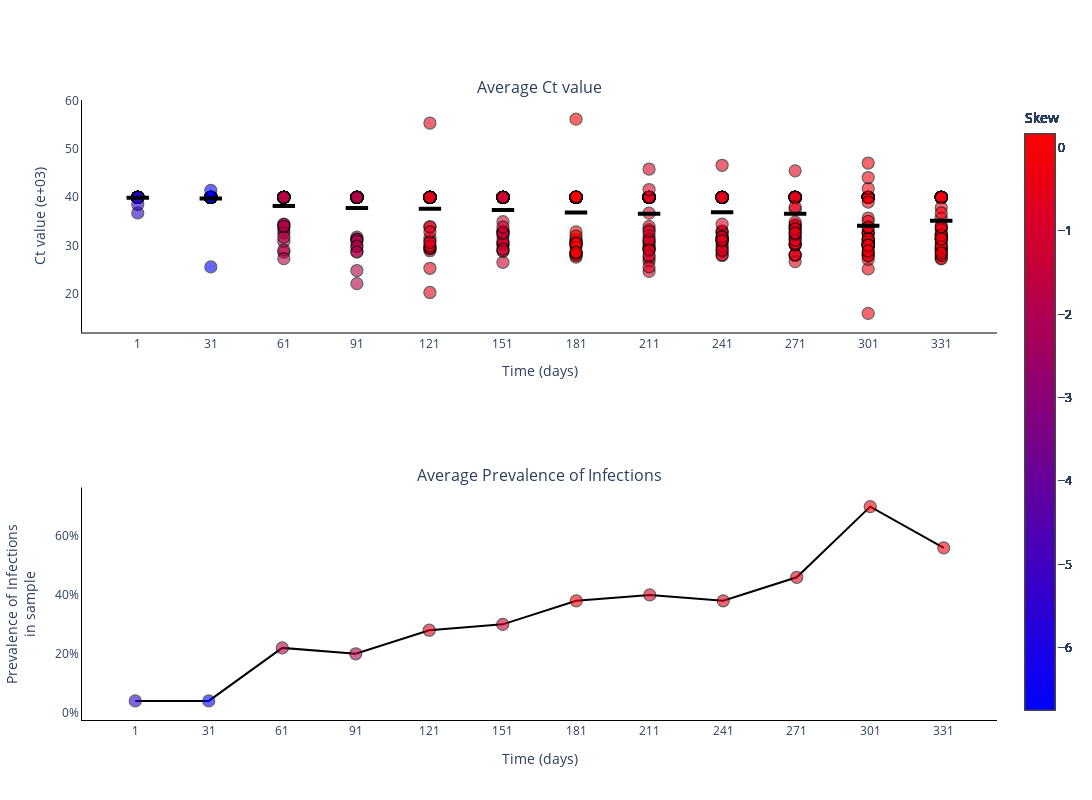

This figure's notebook cell:
### Markdown cell above
### Plot Ct values for different experiments

### Code cell
fig = go.Figure()
fig = make_subplots(rows=2, cols=1, subplot_titles=('Average Ct value', 'Average Prevalence of Infections'))

skews = skew(ct_values[0, :, :], axis=1)
print(skews)

for _ in range(sample_size):
    fig.add_trace(
        go.Scatter(
            y=ct_values[0, :, _].tolist(),
            x=sample_points,
            mode='markers',
            name='Average Ct value',
            marker_line=dict(width=1.25, color='black'),
            marker_color=skews,
            marker_colorscale='BlueRed',
            marker_colorbar_title=dict(
                text='Skew',
                side='top'),
            marker_size=12,
            marker_opacity=0.6,
            marker_showscale=True,
            showlegend=False,
        ),
        row=1,
        col=1
    )

fig.add_trace(
    go.Scatter(
        y=np.mean(ct_values[0, :, :], axis=1).tolist(),
        x=sample_points,
        mode='markers',
        name='Median Ct value',
        marker_color='black',
        marker_line=dict(width=4, color='black'),
        marker_symbol='line-ew',
        marker_size=16,
        showlegend=False,
    ),
    row=1,
    col=1
)

fig.add_trace(
    go.Scatter(
        y=(infec[0, :]/sample_size).tolist(),
        x=sample_points,
        mode='lines+markers',
        connectgaps=True,
        name='Average Prevalence of Infections',
        marker_line=dict(width=1.25, color='black'),
        marker_color=skews,
        marker_colorscale='BlueRed',
        marker_colorbar_title=dict(
            text='Skew',
            side='top'),
        marker_opacity=0.6,
        marker_size=12,
        marker_showscale=True,
        line_color='black',
        showlegend=False,
    ),
    row=2,
    col=1
)

# Add axis labels
fig.update_layout(
    width=1100, 
    height=800,
    plot_bgcolor='white',
    xaxis=dict(
        linecolor='black',
        tickvals=sample_points.tolist(),
        title = 'Time (days)'
        ),
    yaxis=dict(
        linecolor='black',
        title = 'Ct value (e+03)'),
    xaxis2=dict(
        linecolor='black',
        tickvals=sample_points.tolist(),
        title = 'Time (days)'
        ),
    yaxis2=dict(
        linecolor='black',
        tickformat = '.0%',
        title = 'Prevalence of Infections<br>in sample')
    #legend=dict(
    #    orientation="h",
    #    yanchor="bottom",
    #    y=1.02,
    #    xanchor="right",
    #    x=1
    #)
    )

fig.write_image('images/Ct_values.pdf')
fig.show()

### Figure 1 — Plotly figure (JSON) as saved in the notebook; plotly's stock layout.template omitted (floating-point values rounded to 4 significant figures)
{"data": [{"marker": {"color": [-5.571, -6.748, -1.73, -1.858, -0.6042, -1.128, 0.1651, -0.8018, -0.5599, -0.5878, -0.2, -0.1915], "colorbar": {"title": {"side": "top", "text": "Skew"}}, "colorscale": [[0, "rgb(0,0,255)"], [1, "rgb(255,0,0)"]], "line": {"color": "black", "width": 1.25}, "opacity": 0.6, "showscale": true, "size": 12}, "mode": "markers", "name": "Average Ct value", "showlegend": false, "type": "scatter", "x": [1, 31, 61, 91, 121, 151, 181, 211, 241, 271, 301, 331], "xaxis": "x", "y": [40, 40, 40, 40, 40, 40, 40, 40, 40, 40, 40, 40], "yaxis": "y"}, {"marker": {"color": [-5.571, -6.748, -1.73, -1.858, -0.6042, -1.128, 0.1651, -0.8018, -0.5599, -0.5878, -0.2, -0.1915], "colorbar": {"title": {"side": "top", "text": "Skew"}}, "colorscale": [[0, "rgb(0,0,255)"], [1, "rgb(255,0,0)"]], "line": {"color": "black", "width": 1.25}, "opacity": 0.6, "showscale": true, "size": 12}, "mode": "markers", "name": "Average Ct value", "showlegend": false, "type": "scatter", "x": [1, 31, 61, 91, 121, 151, 181, 211, 241, 271, 301, 331], "xaxis": "x", "y": [40, 40, 40, 40, 40, 40, 40, 40, 40, 40, 40, 40], "yaxis": "y"}, {"marker": {"color": [-5.571, -6.748, -1.73, -1.858, -0.6042, -1.128, 0.1651, -0.8018, -0.5599, -0.5878, -0.2, -0.1915], "colorbar": {"title": {"side": "top", "text": "Skew"}}, "colorscale": [[0, "rgb(0,0,255)"], [1, "rgb(255,0,0)"]], "line": {"color": "black", "width": 1.25}, "opacity": 0.6, "showscale": true, "size": 12}, "mode": "markers", "name": "Average Ct value", "showlegend": false, "type": "scatter", "x": [1, 31, 61, 91, 121, 151, 181, 211, 241, 271, 301, 331], "xaxis": "x", "y": [40, 40, 40, 40, 40, 40, 40, 40, 40, 40, 40, 40], "yaxis": "y"}, {"marker": {"color": [-5.571, -6.748, -1.73, -1.858, -0.6042, -1.128, 0.1651, -0.8018, -0.5599, -0.5878, -0.2, -0.1915], "colorbar": {"title": {"side": "top", "text": "Skew"}}, "colorscale": [[0, "rgb(0,0,255)"], [1, "rgb(255,0,0)"]], "line": {"color": "black", "width": 1.25}, "opacity": 0.6, "showscale": true, "size": 12}, "mode": "markers", "name": "Average Ct value", "showlegend": false, "type": "scatter", "x": [1, 31, 61, 91, 121, 151, 181, 211, 241, 271, 301, 331], "xaxis": "x", "y": [40, 40, 40, 40, 40, 40, 40, 40, 40, 40, 40, 40], "yaxis": "y"}, {"marker": {"color": [-5.571, -6.748, -1.73, -1.858, -0.6042, -1.128, 0.1651, -0.8018, -0.5599, -0.5878, -0.2, -0.1915], "colorbar": {"title": {"side": "top", "text": "Skew"}}, "colorscale": [[0, "rgb(0,0,255)"], [1, "rgb(255,0,0)"]], "line": {"color": "black", "width": 1.25}, "opacity": 0.6, "showscale": true, "size": 12}, "mode": "markers", "name": "Average Ct value", "showlegend": false, "type": "scatter", "x": [1, 31, 61, 91, 121, 151, 181, 211, 241, 271, 301, 331], "xaxis": "x", "y": [40, 40, 40, 40, 40, 40, 40, 40, 40, 40, 40, 40], "yaxis": "y"}, {"marker": {"color": [-5.571, -6.748, -1.73, -1.858, -0.6042, -1.128, 0.1651, -0.8018, -0.5599, -0.5878, -0.2, -0.1915], "colorbar": {"title": {"side": "top", "text": "Skew"}}, "colorscale": [[0, "rgb(0,0,255)"], [1, "rgb(255,0,0)"]], "line": {"color": "black", "width": 1.25}, "opacity": 0.6, "showscale": true, "size": 12}, "mode": "markers", "name": "Average Ct value", "showlegend": false, "type": "scatter", "x": [1, 31, 61, 91, 121, 151, 181, 211, 241, 271, 301, 331], "xaxis": "x", "y": [40, 40, 40, 40, 40, 40, 40, 40, 40, 40, 40, 40], "yaxis": "y"}, {"marker": {"color": [-5.571, -6.748, -1.73, -1.858, -0.6042, -1.128, 0.1651, -0.8018, -0.5599, -0.5878, -0.2, -0.1915], "colorbar": {"title": {"side": "top", "text": "Skew"}}, "colorscale": [[0, "rgb(0,0,255)"], [1, "rgb(255,0,0)"]], "line": {"color": "black", "width": 1.25}, "opacity": 0.6, "showscale": true, "size": 12}, "mode": "markers", "name": "Average Ct value", "showlegend": false, "type": "scatter", "x": [1, 31, 61, 91, 121, 151, 181, 211, 241, 271, 301, 331], "xaxis": "x", "y": [40, 40, 40, 40, 40, 40, 40, 40, 40, 40, 40, 40], "yaxis": "y"}, {"marker": {"color": [-5.571, -6.748, -1.73, -1.858, -0.6042, -1.128, 0.1651, -0.8018, -0.5599, -0.5878, -0.2, -0.1915], "colorbar": {"title": {"side": "top", "text": "Skew"}}, "colorscale": [[0, "rgb(0,0,255)"], [1, "rgb(255,0,0)"]], "line": {"color": "black", "width": 1.25}, "opacity": 0.6, "showscale": true, "size": 12}, "mode": "markers", "name": "Average Ct value", "showlegend": false, "type": "scatter", "x": [1, 31, 61, 91, 121, 151, 181, 211, 241, 271, 301, 331], "xaxis": "x", "y": [40, 40, 40, 40, 40, 40, 40, 40, 40, 40, 40, 40], "yaxis": "y"}, {"marker": {"color": [-5.571, -6.748, -1.73, -1.858, -0.6042, -1.128, 0.1651, -0.8018, -0.5599, -0.5878, -0.2, -0.1915], "colorbar": {"title": {"side": "top", "text": "Skew"}}, "colorscale": [[0, "rgb(0,0,255)"], [1, "rgb(255,0,0)"]], "line": {"color": "black", "width": 1.25}, "opacity": 0.6, "showscale": true, "size": 12}, "mode": "markers", "name": "Average Ct value", "showlegend": false, "type": "scatter", "x": [1, 31, 61, 91, 121, 151, 181, 211, 241, 271, 301, 331], "xaxis": "x", "y": [40, 40, 40, 40, 40, 40, 40, 40, 40, 40, 40, 40], "yaxis": "y"}, {"marker": {"color": [-5.571, -6.748, -1.73, -1.858, -0.6042, -1.128, 0.1651, -0.8018, -0.5599, -0.5878, -0.2, -0.1915], "colorbar": {"title": {"side": "top", "text": "Skew"}}, "colorscale": [[0, "rgb(0,0,255)"], [1, "rgb(255,0,0)"]], "line": {"color": "black", "width": 1.25}, "opacity": 0.6, "showscale": true, "size": 12}, "mode": "markers", "name": "Average Ct value", "showlegend": false, "type": "scatter", "x": [1, 31, 61, 91, 121, 151, 181, 211, 241, 271, 301, 331], "xaxis": "x", "y": [40, 40, 40, 40, 40, 40, 40, 40, 40, 40, 40, 40], "yaxis": "y"}, {"marker": {"color": [-5.571, -6.748, -1.73, -1.858, -0.6042, -1.128, 0.1651, -0.8018, -0.5599, -0.5878, -0.2, -0.1915], "colorbar": {"title": {"side": "top", "text": "Skew"}}, "colorscale": [[0, "rgb(0,0,255)"], [1, "rgb(255,0,0)"]], "line": {"color": "black", "width": 1.25}, "opacity": 0.6, "showscale": true, "size": 12}, "mode": "markers", "name": "Average Ct value", "showlegend": false, "type": "scatter", "x": [1, 31, 61, 91, 121, 151, 181, 211, 241, 271, 301, 331], "xaxis": "x", "y": [40, 40, 40, 40, 40, 40, 40, 40, 40, 40, 40, 40], "yaxis": "y"}, {"marker": {"color": [-5.571, -6.748, -1.73, -1.858, -0.6042, -1.128, 0.1651, -0.8018, -0.5599, -0.5878, -0.2, -0.1915], "colorbar": {"title": {"side": "top", "text": "Skew"}}, "colorscale": [[0, "rgb(0,0,255)"], [1, "rgb(255,0,0)"]], "line": {"color": "black", "width": 1.25}, "opacity": 0.6, "showscale": true, "size": 12}, "mode": "markers", "name": "Average Ct value", "showlegend": false, "type": "scatter", "x": [1, 31, 61, 91, 121, 151, 181, 211, 241, 271, 301, 331], "xaxis": "x", "y": [40, 40, 40, 40, 40, 40, 40, 40, 40, 40, 40, 40], "yaxis": "y"}, {"marker": {"color": [-5.571, -6.748, -1.73, -1.858, -0.6042, -1.128, 0.1651, -0.8018, -0.5599, -0.5878, -0.2, -0.1915], "colorbar": {"title": {"side": "top", "text": "Skew"}}, "colorscale": [[0, "rgb(0,0,255)"], [1, "rgb(255,0,0)"]], "line": {"color": "black", "width": 1.25}, "opacity": 0.6, "showscale": true, "size": 12}, "mode": "markers", "name": "Average Ct value", "showlegend": false, "type": "scatter", "x": [1, 31, 61, 91, 121, 151, 181, 211, 241, 271, 301, 331], "xaxis": "x", "y": [40, 40, 40, 40, 40, 40, 40, 40, 40, 40, 40, 40], "yaxis": "y"}, {"marker": {"color": [-5.571, -6.748, -1.73, -1.858, -0.6042, -1.128, 0.1651, -0.8018, -0.5599, -0.5878, -0.2, -0.1915], "colorbar": {"title": {"side": "top", "text": "Skew"}}, "colorscale": [[0, "rgb(0,0,255)"], [1, "rgb(255,0,0)"]], "line": {"color": "black", "width": 1.25}, "opacity": 0.6, "showscale": true, "size": 12}, "mode": "markers", "name": "Average Ct value", "showlegend": false, "type": "scatter", "x": [1, 31, 61, 91, 121, 151, 181, 211, 241, 271, 301, 331], "xaxis": "x", "y": [40, 40, 40, 40, 40, 40, 40, 40, 40, 40, 40, 40], "yaxis": "y"}, {"marker": {"color": [-5.571, -6.748, -1.73, -1.858, -0.6042, -1.128, 0.1651, -0.8018, -0.5599, -0.5878, -0.2, -0.1915], "colorbar": {"title": {"side": "top", "text": "Skew"}}, "colorscale": [[0, "rgb(0,0,255)"], [1, "rgb(255,0,0)"]], "line": {"color": "black", "width": 1.25}, "opacity": 0.6, "showscale": true, "size": 12}, "mode": "markers", "name": "Average Ct value", "showlegend": false, "type": "scatter", "x": [1, 31, 61, 91, 121, 151, 181, 211, 241, 271, 301, 331], "xaxis": "x", "y": [40, 40, 40, 40, 40, 40, 40, 40, 40, 40, 40, 40], "yaxis": "y"}, {"marker": {"color": [-5.571, -6.748, -1.73, -1.858, -0.6042, -1.128, 0.1651, -0.8018, -0.5599, -0.5878, -0.2, -0.1915], "colorbar": {"title": {"side": "top", "text": "Skew"}}, "colorscale": [[0, "rgb(0,0,255)"], [1, "rgb(255,0,0)"]], "line": {"color": "black", "width": 1.25}, "opacity": 0.6, "showscale": true, "size": 12}, "mode": "markers", "name": "Average Ct value", "showlegend": false, "type": "scatter", "x": [1, 31, 61, 91, 121, 151, 181, 211, 241, 271, 301, 331], "xaxis": "x", "y": [40, 40, 40, 40, 40, 40, 40, 40, 40, 40, 30.05, 40], "yaxis": "y"}, {"marker": {"color": [-5.571, -6.748, -1.73, -1.858, -0.6042, -1.128, 0.1651, -0.8018, -0.5599, -0.5878, -0.2, -0.1915], "colorbar": {"title": {"side": "top", "text": "Skew"}}, "colorscale": [[0, "rgb(0,0,255)"], [1, "rgb(255,0,0)"]], "line": {"color": "black", "width": 1.25}, "opacity": 0.6, "showscale": true, "size": 12}, "mode": "markers", "name": "Average Ct value", "showlegend": false, "type": "scatter", "x": [1, 31, 61, 91, 121, 151, 181, 211, 241, 271, 301, 331], "xaxis": "x", "y": [40, 40, 40, 40, 40, 40, 40, 40, 40, 40, 30.14, 40], "yaxis": "y"}, {"marker": {"color": [-5.571, -6.748, -1.73, -1.858, -0.6042, -1.128, 0.1651, -0.8018, -0.5599, -0.5878, -0.2, -0.1915], "colorbar": {"title": {"side": "top", "text": "Skew"}}, "colorscale": [[0, "rgb(0,0,255)"], [1, "rgb(255,0,0)"]], "line": {"color": "black", "width": 1.25}, "opacity": 0.6, "showscale": true, "size": 12}, "mode": "markers", "name": "Average Ct value", "showlegend": false, "type": "scatter", "x": [1, 31, 61, 91, 121, 151, 181, 211, 241, 271, 301, 331], "xaxis": "x", "y": [40, 40, 40, 40, 40, 40, 40, 40, 40, 40, 28.38, 40], "yaxis": "y"}, {"marker": {"color": [-5.571, -6.748, -1.73, -1.858, -0.6042, -1.128, 0.1651, -0.8018, -0.5599, -0.5878, -0.2, -0.1915], "colorbar": {"title": {"side": "top", "text": "Skew"}}, "colorscale": [[0, "rgb(0,0,255)"], [1, "rgb(255,0,0)"]], "line": {"color": "black", "width": 1.25}, "opacity": 0.6, "showscale": true, "size": 12}, "mode": "markers", "name": "Average Ct value", "showlegend": false, "type": "scatter", "x": [1, 31, 61, 91, 121, 151, 181, 211, 241, 271, 301, 331], "xaxis": "x", "y": [40, 40, 40, 40, 40, 40, 40, 40, 40, 40, 29.68, 40], "yaxis": "y"}, {"marker": {"color": [-5.571, -6.748, -1.73, -1.858, -0.6042, -1.128, 0.1651, -0.8018, -0.5599, -0.5878, -0.2, -0.1915], "colorbar": {"title": {"side": "top", "text": "Skew"}}, "colorscale": [[0, "rgb(0,0,255)"], [1, "rgb(255,0,0)"]], "line": {"color": "black", "width": 1.25}, "opacity": 0.6, "showscale": true, "size": 12}, "mode": "markers", "name": "Average Ct value", "showlegend": false, "type": "scatter", "x": [1, 31, 61, 91, 121, 151, 181, 211, 241, 271, 301, 331], "xaxis": "x", "y": [40, 40, 40, 40, 40, 40, 40, 40, 40, 40, 32.8, 40], "yaxis": "y"}, {"marker": {"color": [-5.571, -6.748, -1.73, -1.858, -0.6042, -1.128, 0.1651, -0.8018, -0.5599, -0.5878, -0.2, -0.1915], "colorbar": {"title": {"side": "top", "text": "Skew"}}, "colorscale": [[0, "rgb(0,0,255)"], [1, "rgb(255,0,0)"]], "line": {"color": "black", "width": 1.25}, "opacity": 0.6, "showscale": true, "size": 12}, "mode": "markers", "name": "Average Ct value", "showlegend": false, "type": "scatter", "x": [1, 31, 61, 91, 121, 151, 181, 211, 241, 271, 301, 331], "xaxis": "x", "y": [40, 40, 40, 40, 40, 40, 40, 40, 40, 40, 31.02, 40], "yaxis": "y"}, {"marker": {"color": [-5.571, -6.748, -1.73, -1.858, -0.6042, -1.128, 0.1651, -0.8018, -0.5599, -0.5878, -0.2, -0.1915], "colorbar": {"title": {"side": "top", "text": "Skew"}}, "colorscale": [[0, "rgb(0,0,255)"], [1, "rgb(255,0,0)"]], "line": {"color": "black", "width": 1.25}, "opacity": 0.6, "showscale": true, "size": 12}, "mode": "markers", "name": "Average Ct value", "showlegend": false, "type": "scatter", "x": [1, 31, 61, 91, 121, 151, 181, 211, 241, 271, 301, 331], "xaxis": "x", "y": [40, 40, 40, 40, 40, 40, 40, 40, 40, 40, 30.42, 40], "yaxis": "y"}, {"marker": {"color": [-5.571, -6.748, -1.73, -1.858, -0.6042, -1.128, 0.1651, -0.8018, -0.5599, -0.5878, -0.2, -0.1915], "colorbar": {"title": {"side": "top", "text": "Skew"}}, "colorscale": [[0, "rgb(0,0,255)"], [1, "rgb(255,0,0)"]], "line": {"color": "black", "width": 1.25}, "opacity": 0.6, "showscale": true, "size": 12}, "mode": "markers", "name": "Average Ct value", "showlegend": false, "type": "scatter", "x": [1, 31, 61, 91, 121, 151, 181, 211, 241, 271, 301, 331], "xaxis": "x", "y": [40, 40, 40, 40, 40, 40, 40, 40, 40, 40, 25.21, 32.44], "yaxis": "y"}, {"marker": {"color": [-5.571, -6.748, -1.73, -1.858, -0.6042, -1.128, 0.1651, -0.8018, -0.5599, -0.5878, -0.2, -0.1915], "colorbar": {"title": {"side": "top", "text": "Skew"}}, "colorscale": [[0, "rgb(0,0,255)"], [1, "rgb(255,0,0)"]], "line": {"color": "black", "width": 1.25}, "opacity": 0.6, "showscale": true, "size": 12}, "mode": "markers", "name": "Average Ct value", "showlegend": false, "type": "scatter", "x": [1, 31, 61, 91, 121, 151, 181, 211, 241, 271, 301, 331], "xaxis": "x", "y": [40, 40, 40, 40, 40, 40, 40, 40, 40, 40, 27.98, 27.42], "yaxis": "y"}, {"marker": {"color": [-5.571, -6.748, -1.73, -1.858, -0.6042, -1.128, 0.1651, -0.8018, -0.5599, -0.5878, -0.2, -0.1915], "colorbar": {"title": {"side": "top", "text": "Skew"}}, "colorscale": [[0, "rgb(0,0,255)"], [1, "rgb(255,0,0)"]], "line": {"color": "black", "width": 1.25}, "opacity": 0.6, "showscale": true, "size": 12}, "mode": "markers", "name": "Average Ct value", "showlegend": false, "type": "scatter", "x": [1, 31, 61, 91, 121, 151, 181, 211, 241, 271, 301, 331], "xaxis": "x", "y": [40, 40, 40, 40, 40, 40, 40, 40, 40, 40, 32.4, 27.3], "yaxis": "y"}, {"marker": {"color": [-5.571, -6.748, -1.73, -1.858, -0.6042, -1.128, 0.1651, -0.8018, -0.5599, -0.5878, -0.2, -0.1915], "colorbar": {"title": {"side": "top", "text": "Skew"}}, "colorscale": [[0, "rgb(0,0,255)"], [1, "rgb(255,0,0)"]], "line": {"color": "black", "width": 1.25}, "opacity": 0.6, "showscale": true, "size": 12}, "mode": "markers", "name": "Average Ct value", "showlegend": false, "type": "scatter", "x": [1, 31, 61, 91, 121, 151, 181, 211, 241, 271, 301, 331], "xaxis": "x", "y": [40, 40, 40, 40, 40, 40, 40, 40, 40, 40, 28.59, 28.3], "yaxis": "y"}, {"marker": {"color": [-5.571, -6.748, -1.73, -1.858, -0.6042, -1.128, 0.1651, -0.8018, -0.5599, -0.5878, -0.2, -0.1915], "colorbar": {"title": {"side": "top", "text": "Skew"}}, "colorscale": [[0, "rgb(0,0,255)"], [1, "rgb(255,0,0)"]], "line": {"color": "black", "width": 1.25}, "opacity": 0.6, "showscale": true, "size": 12}, "mode": "markers", "name": "Average Ct value", "showlegend": false, "type": "scatter", "x": [1, 31, 61, 91, 121, 151, 181, 211, 241, 271, 301, 331], "xaxis": "x", "y": [40, 40, 40, 40, 40, 40, 40, 40, 40, 40, 27.18, 34.14], "yaxis": "y"}, {"marker": {"color": [-5.571, -6.748, -1.73, -1.858, -0.6042, -1.128, 0.1651, -0.8018, -0.5599, -0.5878, -0.2, -0.1915], "colorbar": {"title": {"side": "top", "text": "Skew"}}, "colorscale": [[0, "rgb(0,0,255)"], [1, "rgb(255,0,0)"]], "line": {"color": "black", "width": 1.25}, "opacity": 0.6, "showscale": true, "size": 12}, "mode": "markers", "name": "Average Ct value", "showlegend": false, "type": "scatter", "x": [1, 31, 61, 91, 121, 151, 181, 211, 241, 271, 301, 331], "xaxis": "x", "y": [40, 40, 40, 40, 40, 40, 40, 40, 40, 31.89, 30.2, 29.48], "yaxis": "y"}, {"marker": {"color": [-5.571, -6.748, -1.73, -1.858, -0.6042, -1.128, 0.1651, -0.8018, -0.5599, -0.5878, -0.2, -0.1915], "colorbar": {"title": {"side": "top", "text": "Skew"}}, "colorscale": [[0, "rgb(0,0,255)"], [1, "rgb(255,0,0)"]], "line": {"color": "black", "width": 1.25}, "opacity": 0.6, "showscale": true, "size": 12}, "mode": "markers", "name": "Average Ct value", "showlegend": false, "type": "scatter", "x": [1, 31, 61, 91, 121, 151, 181, 211, 241, 271, 301, 331], "xaxis": "x", "y": [40, 40, 40, 40, 40, 40, 40, 40, 40, 30.36, 35.72, 37.84], "yaxis": "y"}, {"marker": {"color": [-5.571, -6.748, -1.73, -1.858, -0.6042, -1.128, 0.1651, -0.8018, -0.5599, -0.5878, -0.2, -0.1915], "colorbar": {"title": {"side": "top", "text": "Skew"}}, "colorscale": [[0, "rgb(0,0,255)"], [1, "rgb(255,0,0)"]], "line": {"color": "black", "width": 1.25}, "opacity": 0.6, "showscale": true, "size": 12}, "mode": "markers", "name": "Average Ct value", "showlegend": false, "type": "scatter", "x": [1, 31, 61, 91, 121, 151, 181, 211, 241, 271, 301, 331], "xaxis": "x", "y": [40, 40, 40, 40, 40, 40, 40, 40, 40, 45.45, 30.55, 33.59], "yaxis": "y"}, {"marker": {"color": [-5.571, -6.748, -1.73, -1.858, -0.6042, -1.128, 0.1651, -0.8018, -0.5599, -0.5878, -0.2, -0.1915], "colorbar": {"title": {"side": "top", "text": "Skew"}}, "colorscale": [[0, "rgb(0,0,255)"], [1, "rgb(255,0,0)"]], "line": {"color": "black", "width": 1.25}, "opacity": 0.6, "showscale": true, "size": 12}, "mode": "markers", "name": "Average Ct value", "showlegend": false, "type": "scatter", "x": [1, 31, 61, 91, 121, 151, 181, 211, 241, 271, 301, 331], "xaxis": "x", "y": [40, 40, 40, 40, 40, 40, 40, 26.81, 40, 31.51, 30.61, 31.32], "yaxis": "y"}, {"marker": {"color": [-5.571, -6.748, -1.73, -1.858, -0.6042, -1.128, 0.1651, -0.8018, -0.5599, -0.5878, -0.2, -0.1915], "colorbar": {"title": {"side": "top", "text": "Skew"}}, "colorscale": [[0, "rgb(0,0,255)"], [1, "rgb(255,0,0)"]], "line": {"color": "black", "width": 1.25}, "opacity": 0.6, "showscale": true, "size": 12}, "mode": "markers", "name": "Average Ct value", "showlegend": false, "type": "scatter", "x": [1, 31, 61, 91, 121, 151, 181, 211, 241, 271, 301, 331], "xaxis": "x", "y": [40, 40, 40, 40, 40, 40, 30.9, 29.29, 27.98, 32.92, 32.56, 27.96], "yaxis": "y"}, {"marker": {"color": [-5.571, -6.748, -1.73, -1.858, -0.6042, -1.128, 0.1651, -0.8018, -0.5599, -0.5878, -0.2, -0.1915], "colorbar": {"title": {"side": "top", "text": "Skew"}}, "colorscale": [[0, "rgb(0,0,255)"], [1, "rgb(255,0,0)"]], "line": {"color": "black", "width": 1.25}, "opacity": 0.6, "showscale": true, "size": 12}, "mode": "markers", "name": "Average Ct value", "showlegend": false, "type": "scatter", "x": [1, 31, 61, 91, 121, 151, 181, 211, 241, 271, 301, 331], "xaxis": "x", "y": [40, 40, 40, 40, 40, 40, 28.5, 30.7, 28.85, 28.0, 33.88, 32.04], "yaxis": "y"}, {"marker": {"color": [-5.571, -6.748, -1.73, -1.858, -0.6042, -1.128, 0.1651, -0.8018, -0.5599, -0.5878, -0.2, -0.1915], "colorbar": {"title": {"side": "top", "text": "Skew"}}, "colorscale": [[0, "rgb(0,0,255)"], [1, "rgb(255,0,0)"]], "line": {"color": "black", "width": 1.25}, "opacity": 0.6, "showscale": true, "size": 12}, "mode": "markers", "name": "Average Ct value", "showlegend": false, "type": "scatter", "x": [1, 31, 61, 91, 121, 151, 181, 211, 241, 271, 301, 331], "xaxis": "x", "y": [40, 40, 40, 40, 40, 40, 30.25, 30.19, 46.6, 33.89, 47.07, 31.52], "yaxis": "y"}, {"marker": {"color": [-5.571, -6.748, -1.73, -1.858, -0.6042, -1.128, 0.1651, -0.8018, -0.5599, -0.5878, -0.2, -0.1915], "colorbar": {"title": {"side": "top", "text": "Skew"}}, "colorscale": [[0, "rgb(0,0,255)"], [1, "rgb(255,0,0)"]], "line": {"color": "black", "width": 1.25}, "opacity": 0.6, "showscale": true, "size": 12}, "mode": "markers", "name": "Average Ct value", "showlegend": false, "type": "scatter", "x": [1, 31, 61, 91, 121, 151, 181, 211, 241, 271, 301, 331], "xaxis": "x", "y": [40, 40, 40, 40, 40, 40, 28.21, 36.72, 28.13, 34.34, 31.37, 31.63], "yaxis": "y"}, {"marker": {"color": [-5.571, -6.748, -1.73, -1.858, -0.6042, -1.128, 0.1651, -0.8018, -0.5599, -0.5878, -0.2, -0.1915], "colorbar": {"title": {"side": "top", "text": "Skew"}}, "colorscale": [[0, "rgb(0,0,255)"], [1, "rgb(255,0,0)"]], "line": {"color": "black", "width": 1.25}, "opacity": 0.6, "showscale": true, "size": 12}, "mode": "markers", "name": "Average Ct value", "showlegend": false, "type": "scatter", "x": [1, 31, 61, 91, 121, 151, 181, 211, 241, 271, 301, 331], "xaxis": "x", "y": [40, 40, 40, 40, 40, 31.97, 40.12, 24.71, 32.68, 30.14, 27.91, 29.07], "yaxis": "y"}, {"marker": {"color": [-5.571, -6.748, -1.73, -1.858, -0.6042, -1.128, 0.1651, -0.8018, -0.5599, -0.5878, -0.2, -0.1915], "colorbar": {"title": {"side": "top", "text": "Skew"}}, "colorscale": [[0, "rgb(0,0,255)"], [1, "rgb(255,0,0)"]], "line": {"color": "black", "width": 1.25}, "opacity": 0.6, "showscale": true, "size": 12}, "mode": "markers", "name": "Average Ct value", "showlegend": false, "type": "scatter", "x": [1, 31, 61, 91, 121, 151, 181, 211, 241, 271, 301, 331], "xaxis": "x", "y": [40, 40, 40, 40, 28.96, 32.94, 28.57, 33.33, 31.14, 28.04, 31.41, 29.54], "yaxis": "y"}, {"marker": {"color": [-5.571, -6.748, -1.73, -1.858, -0.6042, -1.128, 0.1651, -0.8018, -0.5599, -0.5878, -0.2, -0.1915], "colorbar": {"title": {"side": "top", "text": "Skew"}}, "colorscale": [[0, "rgb(0,0,255)"], [1, "rgb(255,0,0)"]], "line": {"color": "black", "width": 1.25}, "opacity": 0.6, "showscale": true, "size": 12}, "mode": "markers", "name": "Average Ct value", "showlegend": false, "type": "scatter", "x": [1, 31, 61, 91, 121, 151, 181, 211, 241, 271, 301, 331], "xaxis": "x", "y": [40, 40, 40, 40, 31.66, 30.26, 30.96, 29.36, 33.06, 26.71, 30.84, 28.95], "yaxis": "y"}, {"marker": {"color": [-5.571, -6.748, -1.73, -1.858, -0.6042, -1.128, 0.1651, -0.8018, -0.5599, -0.5878, -0.2, -0.1915], "colorbar": {"title": {"side": "top", "text": "Skew"}}, "colorscale": [[0, "rgb(0,0,255)"], [1, "rgb(255,0,0)"]], "line": {"color": "black", "width": 1.25}, "opacity": 0.6, "showscale": true, "size": 12}, "mode": "markers", "name": "Average Ct value", "showlegend": false, "type": "scatter", "x": [1, 31, 61, 91, 121, 151, 181, 211, 241, 271, 301, 331], "xaxis": "x", "y": [40, 40, 40, 40, 29.33, 26.56, 31.37, 33.98, 31.6, 28.13, 35.03, 33.25], "yaxis": "y"}, {"marker": {"color": [-5.571, -6.748, -1.73, -1.858, -0.6042, -1.128, 0.1651, -0.8018, -0.5599, -0.5878, -0.2, -0.1915], "colorbar": {"title": {"side": "top", "text": "Skew"}}, "colorscale": [[0, "rgb(0,0,255)"], [1, "rgb(255,0,0)"]], "line": {"color": "black", "width": 1.25}, "opacity": 0.6, "showscale": true, "size": 12}, "mode": "markers", "name": "Average Ct value", "showlegend": false, "type": "scatter", "x": [1, 31, 61, 91, 121, 151, 181, 211, 241, 271, 301, 331], "xaxis": "x", "y": [40, 40, 33.24, 40, 33.79, 30.23, 32.87, 32.1, 32.84, 30.2, 41.8, 30.15], "yaxis": "y"}, {"marker": {"color": [-5.571, -6.748, -1.73, -1.858, -0.6042, -1.128, 0.1651, -0.8018, -0.5599, -0.5878, -0.2, -0.1915], "colorbar": {"title": {"side": "top", "text": "Skew"}}, "colorscale": [[0, "rgb(0,0,255)"], [1, "rgb(255,0,0)"]], "line": {"color": "black", "width": 1.25}, "opacity": 0.6, "showscale": true, "size": 12}, "mode": "markers", "name": "Average Ct value", "showlegend": false, "type": "scatter", "x": [1, 31, 61, 91, 121, 151, 181, 211, 241, 271, 301, 331], "xaxis": "x", "y": [40, 40, 28.66, 28.83, 25.34, 29.02, 56.12, 29.65, 31.63, 33.61, 16.03, 32.17], "yaxis": "y"}, {"marker": {"color": [-5.571, -6.748, -1.73, -1.858, -0.6042, -1.128, 0.1651, -0.8018, -0.5599, -0.5878, -0.2, -0.1915], "colorbar": {"title": {"side": "top", "text": "Skew"}}, "colorscale": [[0, "rgb(0,0,255)"], [1, "rgb(255,0,0)"]], "line": {"color": "black", "width": 1.25}, "opacity": 0.6, "showscale": true, "size": 12}, "mode": "markers", "name": "Average Ct value", "showlegend": false, "type": "scatter", "x": [1, 31, 61, 91, 121, 151, 181, 211, 241, 271, 301, 331], "xaxis": "x", "y": [40, 40, 33.89, 22.17, 29.67, 30.65, 30.53, 45.82, 30.16, 34.13, 30.14, 31.2], "yaxis": "y"}, {"marker": {"color": [-5.571, -6.748, -1.73, -1.858, -0.6042, -1.128, 0.1651, -0.8018, -0.5599, -0.5878, -0.2, -0.1915], "colorbar": {"title": {"side": "top", "text": "Skew"}}, "colorscale": [[0, "rgb(0,0,255)"], [1, "rgb(255,0,0)"]], "line": {"color": "black", "width": 1.25}, "opacity": 0.6, "showscale": true, "size": 12}, "mode": "markers", "name": "Average Ct value", "showlegend": false, "type": "scatter", "x": [1, 31, 61, 91, 121, 151, 181, 211, 241, 271, 301, 331], "xaxis": "x", "y": [40, 40, 30.91, 31.75, 29.49, 32.72, 30.41, 31.35, 31.83, 37.51, 30.2, 30.44], "yaxis": "y"}, {"marker": {"color": [-5.571, -6.748, -1.73, -1.858, -0.6042, -1.128, 0.1651, -0.8018, -0.5599, -0.5878, -0.2, -0.1915], "colorbar": {"title": {"side": "top", "text": "Skew"}}, "colorscale": [[0, "rgb(0,0,255)"], [1, "rgb(255,0,0)"]], "line": {"color": "black", "width": 1.25}, "opacity": 0.6, "showscale": true, "size": 12}, "mode": "markers", "name": "Average Ct value", "showlegend": false, "type": "scatter", "x": [1, 31, 61, 91, 121, 151, 181, 211, 241, 271, 301, 331], "xaxis": "x", "y": [40, 40, 29.11, 31.3, 55.32, 31.02, 27.64, 31.04, 30.94, 38.01, 29.94, 32.18], "yaxis": "y"}, {"marker": {"color": [-5.571, -6.748, -1.73, -1.858, -0.6042, -1.128, 0.1651, -0.8018, -0.5599, -0.5878, -0.2, -0.1915], "colorbar": {"title": {"side": "top", "text": "Skew"}}, "colorscale": [[0, "rgb(0,0,255)"], [1, "rgb(255,0,0)"]], "line": {"color": "black", "width": 1.25}, "opacity": 0.6, "showscale": true, "size": 12}, "mode": "markers", "name": "Average Ct value", "showlegend": false, "type": "scatter", "x": [1, 31, 61, 91, 121, 151, 181, 211, 241, 271, 301, 331], "xaxis": "x", "y": [40, 40, 34.37, 31.35, 33.96, 32.92, 27.95, 27.55, 30.91, 30.48, 31.41, 29.76], "yaxis": "y"}, {"marker": {"color": [-5.571, -6.748, -1.73, -1.858, -0.6042, -1.128, 0.1651, -0.8018, -0.5599, -0.5878, -0.2, -0.1915], "colorbar": {"title": {"side": "top", "text": "Skew"}}, "colorscale": [[0, "rgb(0,0,255)"], [1, "rgb(255,0,0)"]], "line": {"color": "black", "width": 1.25}, "opacity": 0.6, "showscale": true, "size": 12}, "mode": "markers", "name": "Average Ct value", "showlegend": false, "type": "scatter", "x": [1, 31, 61, 91, 121, 151, 181, 211, 241, 271, 301, 331], "xaxis": "x", "y": [40, 40, 34.46, 29.82, 30.96, 32.51, 29.67, 32.96, 29.66, 31.1, 44.08, 35.7], "yaxis": "y"}, {"marker": {"color": [-5.571, -6.748, -1.73, -1.858, -0.6042, -1.128, 0.1651, -0.8018, -0.5599, -0.5878, -0.2, -0.1915], "colorbar": {"title": {"side": "top", "text": "Skew"}}, "colorscale": [[0, "rgb(0,0,255)"], [1, "rgb(255,0,0)"]], "line": {"color": "black", "width": 1.25}, "opacity": 0.6, "showscale": true, "size": 12}, "mode": "markers", "name": "Average Ct value", "showlegend": false, "type": "scatter", "x": [1, 31, 61, 91, 121, 151, 181, 211, 241, 271, 301, 331], "xaxis": "x", "y": [40, 40, 27.33, 30.95, 20.35, 34.96, 31.96, 41.59, 31.86, 34.87, 30.1, 28.51], "yaxis": "y"}, {"marker": {"color": [-5.571, -6.748, -1.73, -1.858, -0.6042, -1.128, 0.1651, -0.8018, -0.5599, -0.5878, -0.2, -0.1915], "colorbar": {"title": {"side": "top", "text": "Skew"}}, "colorscale": [[0, "rgb(0,0,255)"], [1, "rgb(255,0,0)"]], "line": {"color": "black", "width": 1.25}, "opacity": 0.6, "showscale": true, "size": 12}, "mode": "markers", "name": "Average Ct value", "showlegend": false, "type": "scatter", "x": [1, 31, 61, 91, 121, 151, 181, 211, 241, 271, 301, 331], "xaxis": "x", "y": [40, 40, 32.64, 24.88, 29.95, 28.83, 30.43, 28.01, 29.08, 32.39, 39.02, 33.92], "yaxis": "y"}, {"marker": {"color": [-5.571, -6.748, -1.73, -1.858, -0.6042, -1.128, 0.1651, -0.8018, -0.5599, -0.5878, -0.2, -0.1915], "colorbar": {"title": {"side": "top", "text": "Skew"}}, "colorscale": [[0, "rgb(0,0,255)"], [1, "rgb(255,0,0)"]], "line": {"color": "black", "width": 1.25}, "opacity": 0.6, "showscale": true, "size": 12}, "mode": "markers", "name": "Average Ct value", "showlegend": false, "type": "scatter", "x": [1, 31, 61, 91, 121, 151, 181, 211, 241, 271, 301, 331], "xaxis": "x", "y": [36.77, 25.62, 31.76, 29.92, 30.64, 33.84, 28.44, 25.62, 31.07, 33.45, 33.81, 36.76], "yaxis": "y"}, {"marker": {"color": [-5.571, -6.748, -1.73, -1.858, -0.6042, -1.128, 0.1651, -0.8018, -0.5599, -0.5878, -0.2, -0.1915], "colorbar": {"title": {"side": "top", "text": "Skew"}}, "colorscale": [[0, "rgb(0,0,255)"], [1, "rgb(255,0,0)"]], "line": {"color": "black", "width": 1.25}, "opacity": 0.6, "showscale": true, "size": 12}, "mode": "markers", "name": "Average Ct value", "showlegend": false, "type": "scatter", "x": [1, 31, 61, 91, 121, 151, 181, 211, 241, 271, 301, 331], "xaxis": "x", "y": [38.53, 41.42, 33.96, 28.68, 32.86, 29.29, 28.69, 29.07, 34.44, 32.64, 28.94, 31.39], "yaxis": "y"}, {"marker": {"color": "black", "line": {"color": "black", "width": 4}, "size": 16, "symbol": "line-ew"}, "mode": "markers", "name": "Median Ct value", "showlegend": false, "type": "scatter", "x": [1, 31, 61, 91, 121, 151, 181, 211, 241, 271, 301, 331], "xaxis": "x", "y": [39.91, 39.74, 38.21, 37.79, 37.65, 37.35, 36.87, 36.6, 36.89, 36.6, 34.13, 35.16], "yaxis": "y"}, {"connectgaps": true, "line": {"color": "black"}, "marker": {"color": [-5.571, -6.748, -1.73, -1.858, -0.6042, -1.128, 0.1651, -0.8018, -0.5599, -0.5878, -0.2, -0.1915], "colorbar": {"title": {"side": "top", "text": "Skew"}}, "colorscale": [[0, "rgb(0,0,255)"], [1, "rgb(255,0,0)"]], "line": {"color": "black", "width": 1.25}, "opacity": 0.6, "showscale": true, "size": 12}, "mode": "lines+markers", "name": "Average Prevalence of Infections", "showlegend": false, "type": "scatter", "x": [1, 31, 61, 91, 121, 151, 181, 211, 241, 271, 301, 331], "xaxis": "x2", "y": [0.04, 0.04, 0.22, 0.2, 0.28, 0.3, 0.38, 0.4, 0.38, 0.46, 0.7, 0.56], "yaxis": "y2"}], "layout": {"annotations": [{"font": {"size": 16}, "showarrow": false, "text": "Average Ct value", "x": 0.5, "xanchor": "center", "xref": "paper", "y": 1, "yanchor": "bottom", "yref": "paper"}, {"font": {"size": 16}, "showarrow": false, "text": "Average Prevalence of Infections", "x": 0.5, "xanchor": "center", "xref": "paper", "y": 0.375, "yanchor": "bottom", "yref": "paper"}], "height": 800, "plot_bgcolor": "white", "width": 1100, "xaxis": {"anchor": "y", "domain": [0, 1], "linecolor": "black", "tickvals": [1, 31, 61, 91, 121, 151, 181, 211, 241, 271, 301, 331], "title": {"text": "Time (days)"}}, "xaxis2": {"anchor": "y2", "domain": [0, 1], "linecolor": "black", "tickvals": [1, 31, 61, 91, 121, 151, 181, 211, 241, 271, 301, 331], "title": {"text": "Time (days)"}}, "yaxis": {"anchor": "x", "domain": [0.625, 1], "linecolor": "black", "title": {"text": "Ct value (e+03)"}}, "yaxis2": {"anchor": "x2", "domain": [0, 0.375], "linecolor": "black", "tickformat": ".0%", "title": {"text": "Prevalence of Infections<br>in sample"}}}}
